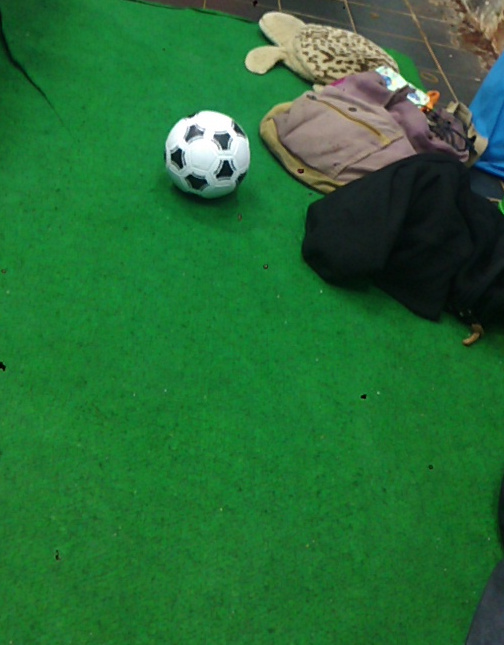
#> input picture PK/bolarubot7.jpg, 504 x 645 px
$ python PK_14.py
#> lines starting #> are read from the running program, lines starting #| are printed output that depends on the picture
import cv2
import numpy as np

img = cv2.imread ('bolarubot7.jpg', 1)
#> img is the input picture: shape (645, 504, 3); mean B, G, R 53, 109.3, 38.2
_, hehe = cv2.threshold(img, 10,100, cv2.THRESH_BINARY)
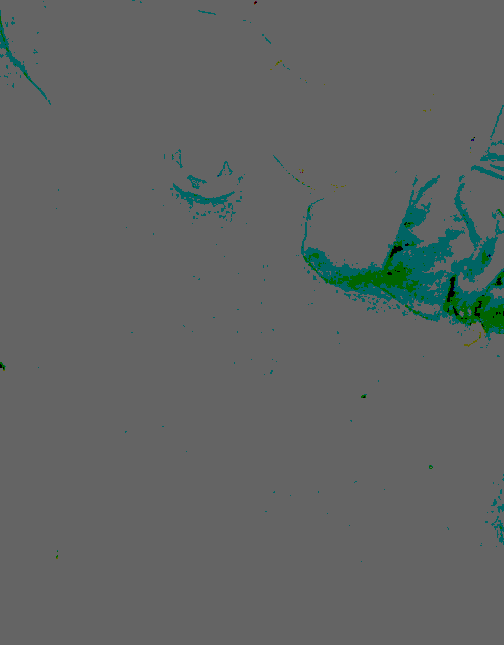
#> hehe: shape (645, 504, 3); mean B, G, R 99, 99.9, 95.9
_, hehe1 = cv2.threshold(img, 100,200, cv2.THRESH_BINARY_INV)
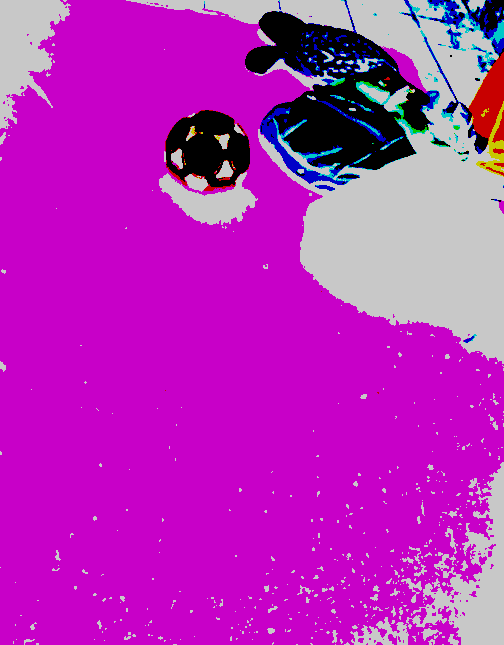
#> hehe1: shape (645, 504, 3); mean B, G, R 186, 42.5, 183.8
_, hehe2 = cv2.threshold(img, 250,255, cv2.THRESH_TRUNC)
_, hehe3 = cv2.threshold(img, 127,127, cv2.THRESH_TOZERO)
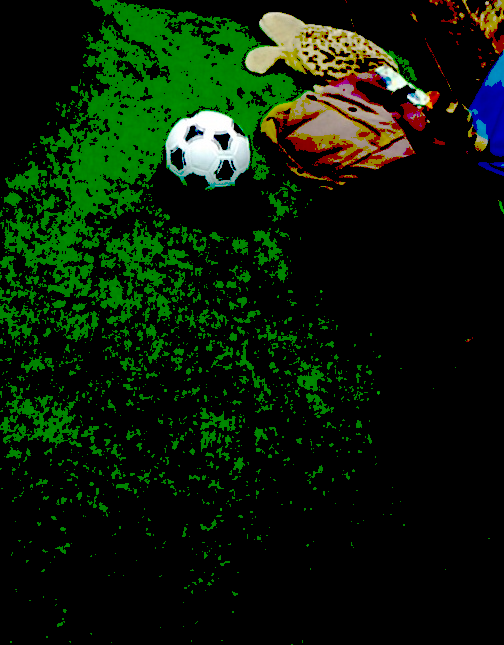
#> hehe3: shape (645, 504, 3); mean B, G, R 7.6, 29, 10.7
_, hehe4 = cv2.threshold(img, 127,127, cv2.THRESH_TOZERO_INV)
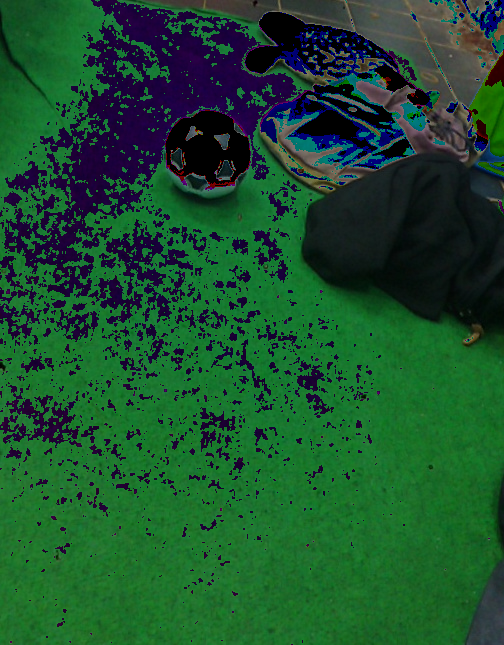
#> hehe4: shape (645, 504, 3); mean B, G, R 45.4, 80.3, 27.5

cv2.imshow("image", img)
cv2.imshow("hehe", hehe)
cv2.imshow("hehe1", hehe1)
cv2.imshow("hehe2", hehe2)
cv2.imshow("hehe3", hehe3)
cv2.imshow("hehe4", hehe4)

cv2.waitKey(0)
cv2.destroyAllWindows()

$ run again, with PK/Bola130cm.jpg copied over PK/bolarubot7.jpg
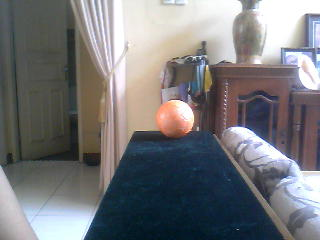
#> input picture PK/Bola130cm.jpg, 320 x 240 px
#> img is the input picture: shape (240, 320, 3); mean B, G, R 121.3, 118.7, 118.5
#> `_, hehe3 = cv2.threshold(img, 127,127, cv2.THRESH_TOZERO)`:
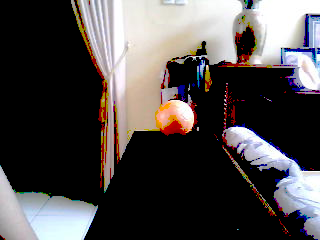
#> hehe3: shape (240, 320, 3); mean B, G, R 75.3, 75.3, 79.6
#> `_, hehe4 = cv2.threshold(img, 127,127, cv2.THRESH_TOZERO_INV)`:
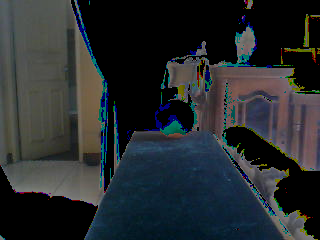
#> hehe4: shape (240, 320, 3); mean B, G, R 45.9, 43.4, 39

$ run again, with PK/Bola50cm.jpg copied over PK/bolarubot7.jpg
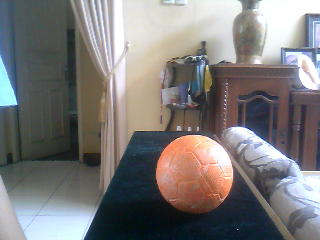
#> input picture PK/Bola50cm.jpg, 320 x 240 px
#> img is the input picture: shape (240, 320, 3); mean B, G, R 120.9, 121.2, 123.7
#> `_, hehe3 = cv2.threshold(img, 127,127, cv2.THRESH_TOZERO)`:
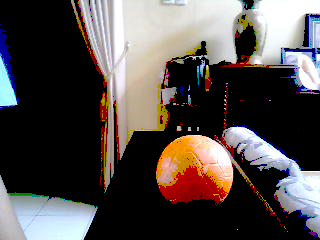
#> hehe3: shape (240, 320, 3); mean B, G, R 75.9, 77.9, 84.6
#> `_, hehe4 = cv2.threshold(img, 127,127, cv2.THRESH_TOZERO_INV)`:
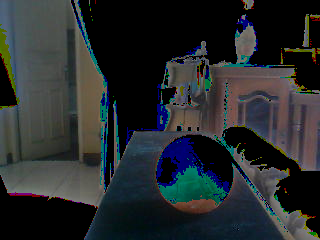
#> hehe4: shape (240, 320, 3); mean B, G, R 45.1, 43.3, 39
